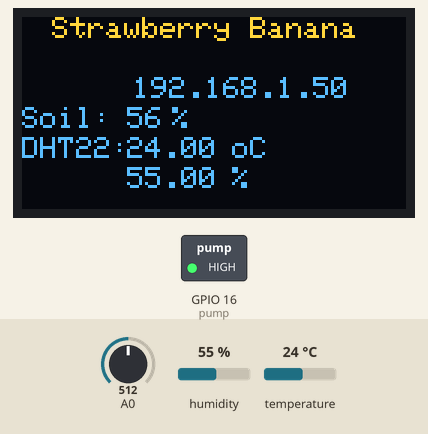
Simulated run of this sketch. Board: ESP8266 (Wemos D1 mini). Shown: 128×64 one-colour display, switched loads named in the sketch (green lamp = pin HIGH). The test bench sets the inputs (shaded band); at power-on: A0 = 512, humidity 55 %, temperature 24 °C. The OLED is the two-colour kind (top 16 rows yellow); WiFi joins after 1.5 s; servers stay silent unless stated; the display library's start-up logo is not drawn; what the sketch prints to the serial monitor is not drawn.

Above: at 5.6 s.
5.7 s: A0 set to 328
At 15.8 s:
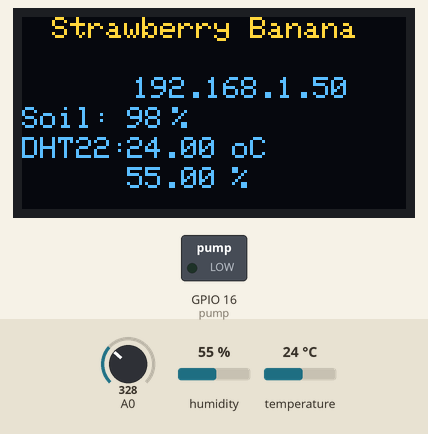
16.1 s: A0 set to 309
At 17.2 s:
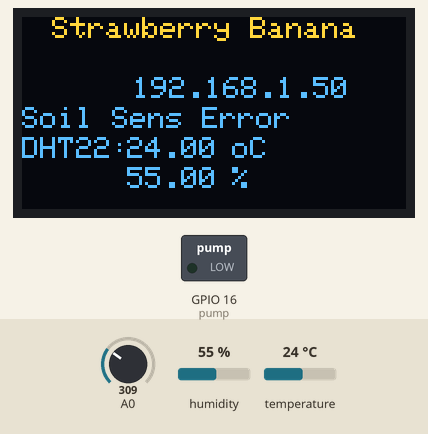
23.7 s: A0 set to 492
At 24.1 s:
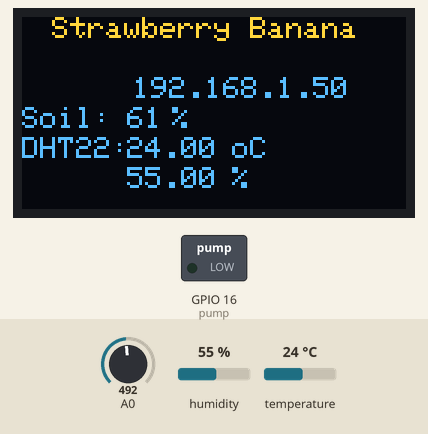
31.3 s: A0 set to 509
At 31.8 s:
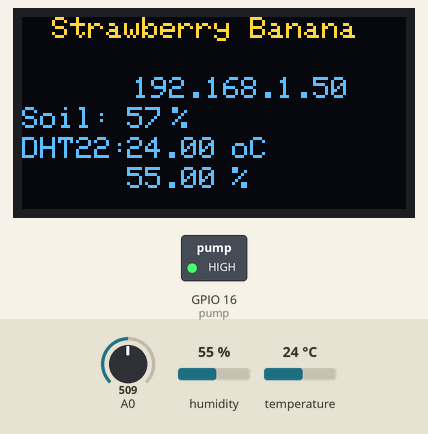
38.9 s: A0 set to 733
At 42.8 s:
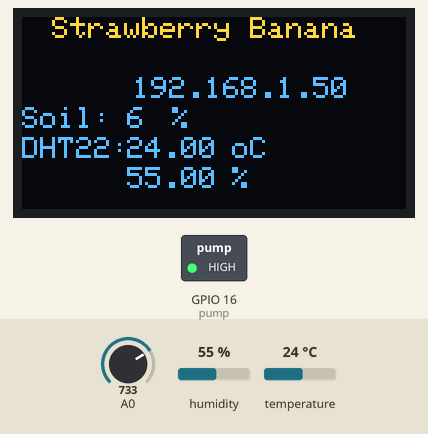
46.5 s: A0 set to 750
At 52.6 s:
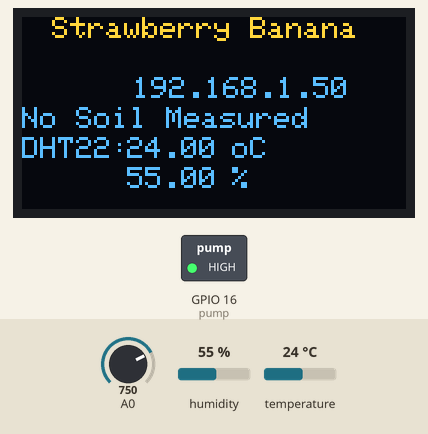
Timing chart, 0 to 54.1 s (numbered marks = the images above; inputs shaded):
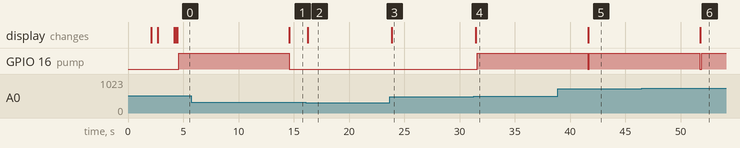

Measured:
- the behaviour switches between 318 and 317 on A0 (found by bisection; images 1 and 2)
- the behaviour switches between 498 and 499 on A0 (found by bisection; images 3 and 4)
- the behaviour switches between 740 and 741 on A0 (found by bisection; images 5 and 6)
- after the input at 5.7 s, GPIO 16 (pump): goes on until 14.6 s, then stays LOW; the display: changes after 8.9 s (image 1)
- after the input at 16.1 s, the display: changes after 0.17 s (image 2)
- after the input at 23.7 s, the display: changes after 0.17 s (image 3)
- after the input at 31.3 s, GPIO 16 (pump): LOW → HIGH after 0.28 s; the display: changes after 0.16 s (image 4)
- after the input at 38.9 s, the display: changes after 2.7 s (image 5)
- after the input at 46.5 s, the display: changes after 5.3 s (image 6)

The sketch:

ESP_GROW_SB_5_5_2019.ino
```cpp
/*ESP-Grow - No WIFI
By Kyle Rodrigues
Date: 04/07/2019

Board: Wemos D1 esp8266

Make sure to add these:
   https://dl.espressif.com/dl/package_esp32_index.json,
   http://arduino.esp8266.com/stable/package_esp8266com_index.json

   DHT22 - D4 pin 2
Screen - OLED Screen , Addr 0x3C, character uses 5x5 pixels, (X,Y)
soil capacitive sensor A0

Changes:
-Soil Sens Error Added; no soil detected and no sensor detected
-adding variable for button
-water pump added; set to water for 10 sec when soil is < 50% moisture
*/

//****Include Statements*****
//OLED Screen
#include <Wire.h>  // Include Wire if you're using I2C
#include <Adafruit_GFX.h>
#include <Adafruit_SSD1306.h>
//DHT22
#include "DHT.h"
//ESP8266
#include <ESP8266WiFi.h>
#include <WiFiClient.h>
#include <ESP8266WebServer.h>

//****Definitions*****
//*****OLED 0.96" **********
#define SCREEN_WIDTH 128 // OLED display width, in pixels
#define SCREEN_HEIGHT 64 // OLED display height, in pixels
#define OLED_RESET     1 // // Wemo SCL
Adafruit_SSD1306 display(SCREEN_WIDTH, SCREEN_HEIGHT, &Wire, OLED_RESET);

//*****DHT22 **********
#define DHTPIN 2     // what digital pin the DHT22 is conected to
#define DHTTYPE DHT22   // there are multiple kinds of DHT sensors
DHT dht(DHTPIN, DHTTYPE);

int  soilval;

float t,h;
const int pump = 16; // water pump
const int btn = 15; //push button

// Replace with your network credentials
const char* ssid = "Pretty Fly For A Wifi-2.4";
const char* password = "supercarbon";

ESP8266WebServer server(80);   //instantiate server at port 80 (http port)

String page = "";
double data;

void setup(void) {
Serial.begin(115200);
 pinMode(pump, OUTPUT);
 pinMode(btn, INPUT);

//Revision
 Serial.println(F("ESP-GROW_04072019"));

    //******OLED Start*****
   // SSD1306_SWITCHCAPVCC = generate display voltage from 3.3V internally
  if(!display.begin(SSD1306_SWITCHCAPVCC, 0x3C)) { // Address 0x3D for 128x64
    Serial.println(F("SSD1306 allocation failed"));
    for(;;); // Don't proceed, loop forever
  }
    display.display();
    delay(2000); // Pause for 2 seconds
    // Clear the buffer
    display.clearDisplay();
    display.setTextSize(1);             // Normal 1:1 pixel scale
    display.setTextColor(WHITE);        // Draw white text
    display.setCursor(10, 0); // Set cursor to top-left
    display.cp437(true);         // Use full 256 char 'Code Page 437' font
    // Print can be used to print a string to the screen:
    display.println("Strawberry Banana");
    display.display();       // Refresh the display
    delay(100);          // Delay a second and repeat

    //******ESP8266 Startup Code******
     WiFi.begin(ssid, password); //begin WiFi connection
     Serial.println("");

    // Wait for connection
    while (WiFi.status() != WL_CONNECTED) {
      delay(500);
      Serial.print(".");
      display.setCursor(40, 20);
      display.println("Get WIFI");
      display.display();
      delay(100);
      display.display();
      }
    Serial.println("");
    Serial.print("Connected to ");
    Serial.println(ssid);
    Serial.print("IP address: ");
    Serial.println(WiFi.localIP());
    display.clearDisplay();
    display.display();
    delay(100);
    display.setCursor(10, 0); // Set cursor to top-left
    display.println("Strawberry Banana");
    display.setCursor(35, 15);
    display.println(WiFi.localIP());
    display.display();
    delay(100);
    display.display();
    server.on("/", [](){
    page = "<h1>ESP-GROW Strawberry Banana</h1></h2>By: Kyle Rodrigues | 05/05/2019</h2></p>Strawberry Banana is a 70/30 indica-dominant cannabis strain developed by DNA Genetics in collaboration with Serious Seeds. A genetic cross between Crockett’s Banana Kush and the “Strawberry” phenotype of Bubble Gum, Strawberry Banana inherits a sweet fruity flavor that earned this hybrid her name. Known for its heavy resin production and high THC content, Strawberry Banana produces happy, peaceful effects that sharpen creativity and sensory awareness.</p><h3>Soil Moisture Content(%):</h3> <h4>"+String(soilval)+"</h4><h3>Temperature(oC):</h3> <h4>"+String(t)+"</h4><h3>Humidity(%):</h3> <h4>"+String(h)+"</h4>";
    server.send(200, "text/html", page);
  });

  server.begin();
  Serial.println("Web server started!");
}

void loop() {
  soilval =  map(analogRead(0),320,760,100,0);
  h = dht.readHumidity();
  t = dht.readTemperature();
  display.clearDisplay();
  display.setCursor(10, 0); // Set cursor to top-left
  display.println("Strawberry Banana");
  display.setCursor(37, 20);
  display.println(WiFi.localIP());

   //Soil Capacitance Sensor
  display.setCursor(0, 30);
   if(soilval < 5){
     display.println("No Soil Measured"); //really dry soil or not inserted correctly
   }
   else if(soilval > 100){
     display.println("Soil Sens Error");    //no soil sensor detected
   }
   else{
  display.println("Soil:");
  display.setCursor(35, 30);
  display.println(soilval);
  display.setCursor(50, 30);
  display.println("%");
   }
  //DHT22 Temperature and Humidity
  display.setCursor(0, 40);
  display.println("DHT22:");
  display.setCursor(35, 40);
  display.println(dht.readTemperature());
  display.setCursor(70, 40);
  display.println("oC");
  display.setCursor(35, 50);
  display.println(dht.readHumidity());
  display.setCursor(70, 50);
  display.println("%");
  display.display();
  delay(100);
  display.display();
  if(soilval<60){
    waterpump();
  }
  server.handleClient();
}

  void waterpump(){
    digitalWrite(pump, HIGH);
    delay(10000);
    digitalWrite(pump, LOW);
  }
```
